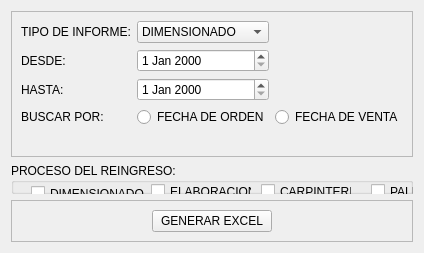
                <widget class="QWidget" name="tab">
                 <attribute name="title">
                  <string>Generar informes</string>
                 </attribute>
                 <layout class="QVBoxLayout" name="verticalLayout_26">
                  <item>
                   <widget class="QFrame" name="frame_6">
                    <property name="maximumSize">
                     <size>
                      <width>16777215</width>
                      <height>200</height>
                     </size>
                    </property>
                    <property name="frameShape">
                     <enum>QFrame::StyledPanel</enum>
                    </property>
                    <property name="frameShadow">
                     <enum>QFrame::Raised</enum>
                    </property>
                    <layout class="QGridLayout" name="gridLayout_10">
                     <item row="0" column="0">
                      <widget class="QLabel" name="label_36">
                       <property name="text">
                        <string>TIPO DE INFORME:</string>
                       </property>
                      </widget>
                     </item>
                     <item row="0" column="1">
                      <widget class="QComboBox" name="comboBox">
                       <item>
                        <property name="text">
                         <string>DIMENSIONADO</string>
                        </property>
                       </item>
                       <item>
                        <property name="text">
                         <string>ELABORACION</string>
                        </property>
                       </item>
                       <item>
                        <property name="text">
                         <string>CARPINTERIA</string>
                        </property>
                       </item>
                       <item>
                        <property name="text">
                         <string>PALLETS</string>
                        </property>
                       </item>
                       <item>
                        <property name="text">
                         <string>REINGRESO</string>
                        </property>
                       </item>
                      </widget>
                     </item>
                     <item row="2" column="0">
                      <widget class="QLabel" name="label_40">
                       <property name="text">
                        <string>HASTA:</string>
                       </property>
                      </widget>
                     </item>
                     <item row="1" column="0">
                      <widget class="QLabel" name="label_39">
                       <property name="text">
                        <string>DESDE:</string>
                       </property>
                      </widget>
                     </item>
                     <item row="1" column="1">
                      <widget class="QDateEdit" name="d_inicio"/>
                     </item>
                     <item row="4" column="0">
                      <widget class="QLabel" name="label_41">
                       <property name="text">
                        <string>BUSCAR POR:</string>
                       </property>
                      </widget>
                     </item>
                     <item row="4" column="1">
                      <widget class="QRadioButton" name="r_orden_2">
                       <property name="text">
                        <string>FECHA DE ORDEN</string>
                       </property>
                      </widget>
                     </item>
                     <item row="2" column="1">
                      <widget class="QDateEdit" name="d_termino"/>
                     </item>
                     <item row="4" column="2">
                      <widget class="QRadioButton" name="r_venta">
                       <property name="text">
                        <string>FECHA DE VENTA</string>
                       </property>
                      </widget>
                     </item>
                     <item row="5" column="1">
                      <widget class="QLabel" name="lb_buscar">
                       <property name="maximumSize">
                        <size>
                         <width>16777215</width>
                         <height>25</height>
                        </size>
                       </property>
                       <property name="text">
                        <string/>
                       </property>
                      </widget>
                     </item>
                    </layout>
                   </widget>
                  </item>
                  <item>
                   <widget class="QGroupBox" name="groupBox">
                    <property name="maximumSize">
                     <size>
                      <width>16777215</width>
                      <height>100</height>
                     </size>
                    </property>
                    <property name="title">
                     <string>PROCESO DEL REINGRESO:</string>
                    </property>
                    <widget class="QCheckBox" name="r_d">
                     <property name="geometry">
                      <rect>
                       <x>20</x>
                       <y>20</y>
                       <width>121</width>
                       <height>21</height>
                      </rect>
                     </property>
                     <property name="text">
                      <string>DIMENSIONADO</string>
                     </property>
                    </widget>
                    <widget class="QCheckBox" name="r_e">
                     <property name="geometry">
                      <rect>
                       <x>140</x>
                       <y>20</y>
                       <width>101</width>
                       <height>17</height>
                      </rect>
                     </property>
                     <property name="text">
                      <string>ELABORACION</string>
                     </property>
                    </widget>
                    <widget class="QCheckBox" name="r_c">
                     <property name="geometry">
                      <rect>
                       <x>250</x>
                       <y>20</y>
                       <width>91</width>
                       <height>17</height>
                      </rect>
                     </property>
                     <property name="text">
                      <string>CARPINTERIA</string>
                     </property>
                    </widget>
                    <widget class="QCheckBox" name="r_p">
                     <property name="geometry">
                      <rect>
                       <x>360</x>
                       <y>20</y>
                       <width>70</width>
                       <height>17</height>
                      </rect>
                     </property>
                     <property name="text">
                      <string>PALLETS</string>
                     </property>
                    </widget>
                   </widget>
                  </item>
                  <item>
                   <widget class="QFrame" name="frame_7">
                    <property name="maximumSize">
                     <size>
                      <width>16777215</width>
                      <height>100</height>
                     </size>
                    </property>
                    <property name="frameShape">
                     <enum>QFrame::StyledPanel</enum>
                    </property>
                    <property name="frameShadow">
                     <enum>QFrame::Raised</enum>
                    </property>
                    <layout class="QHBoxLayout" name="horizontalLayout_20">
                     <item>
                      <widget class="QPushButton" name="btn_generar_informe">
                       <property name="maximumSize">
                        <size>
                         <width>120</width>
                         <height>50</height>
                        </size>
                       </property>
                       <property name="text">
                        <string>GENERAR EXCEL</string>
                       </property>
                      </widget>
                     </item>
                    </layout>
                   </widget>
                  </item>
                 </layout>
                </widget>
